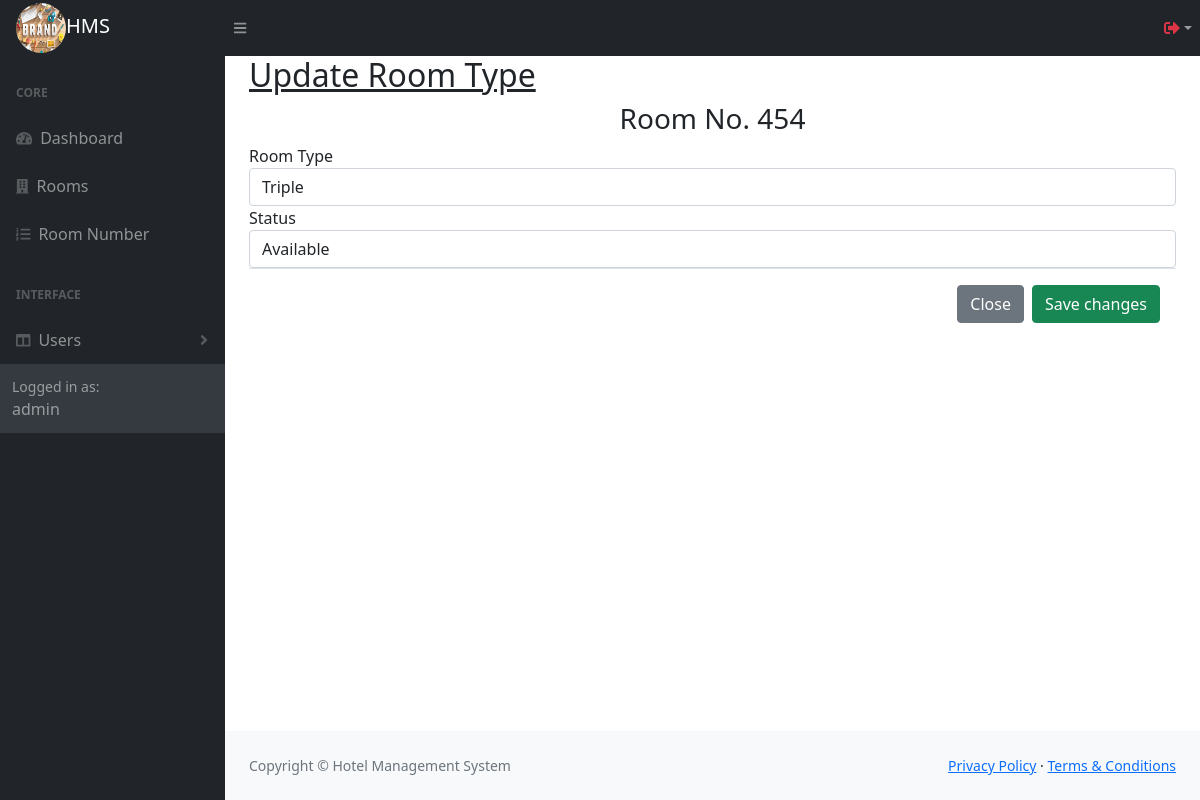
Screenshot of /admin/editRoomNumber.php?id=454 (signed in) with the database file from the repository.
### tables this page shows
CREATE TABLE `roomnumber` (
  `roomnumber` int(11) NOT NULL,
  `roomtype` varchar(255) NOT NULL,
  `isempty` text NOT NULL,
  `check_in_status` tinyint(1) NOT NULL,
  `check_out_status` tinyint(1) NOT NULL
);

CREATE TABLE `rooms` (
  `id` bigint(20) NOT NULL,
  `room_name` varchar(255) NOT NULL,
  `room_type` varchar(255) NOT NULL,
  `room_price` decimal(20,2) NOT NULL,
  `total_rooms` int(10) NOT NULL,
  `room_photo` varchar(255) NOT NULL
);

### classes/dbh.class.php (called while the page is built)
<?php
class Dbh {
    private $host = "localhost";
    private $user = "root";
    private $pwd = "";
    private $dbName = "peaceresort";
    protected function connect () {
        $dsn = 'mysql:host=' . $this->host . ';dbname=' . $this->dbName;
        try {
            $pdo = new PDO($dsn, $this->user, $this->pwd);
            $pdo->setAttribute(PDO::ATTR_DEFAULT_FETCH_MODE, PDO::FETCH_ASSOC);
        }
        catch (PDOException $e) {
            echo "Connection failed". $e->getMessage();
        }
        return $pdo;
    }
}

### classes/roomnumber.class.php (called while the page is built, shortened)
<?php
class RoomNumber extends Dbh {
    public function find_room($room_num) {
        $sql = "SELECT * FROM `roomnumber` WHERE roomnumber = ?";
        $stmt = $this->connect()->prepare($sql);
        $stmt->execute([$room_num]);
        $result = $stmt->fetch();
        return $result;
    }
}

### classes/rooms.class.php (called while the page is built, shortened)
<?php
require_once "dbh.class.php";
class Rooms extends Dbh {
    public function getAll() {
        $sql = "SELECT * FROM rooms";
        $stmt = $this->connect()->prepare($sql);
        $stmt->execute();
        while($result = $stmt->fetchAll()) {
            return $result;
        }
    }
}

### admin/editRoomNumber.php (the view, shortened to what this page needs)
<?php
include_once "layout/header.php";
if($_SESSION['role'] === 'admin'){
$rooms = new Rooms();
$roomNumber = new RoomNumber();
$old_room = $roomNumber->find_room($_GET['id']);
?>
<h2><u>Update Room Type</u></h2>
<h3 class="text-center">Room No. <?=$old_room['roomnumber']?></h3>
<form action="editRoomNumber.php?id=<?=$old_room['roomnumber']?>" method="POST" enctype="multipart/form-data">
            <div class="form-group">
                <label for="">Room Type</label>
                <select class="form-control" name="roomtype" required>
                    <?php
                      if($rooms->getAll() > 0):
                        foreach($rooms->getAll() as $room):?>
                            <option value="<?=$room['room_type']?>" <?php echo $old_room['roomtype'] == $room['room_type'] ? "selected" : "" ?>><?=$room['room_type']?></option>
                        <?php
                        endforeach;
                      endif;
                    ?>
                </select>
                <label for="">Status</label>
                <select class="form-control" name="isempty" required>
                    <option value="true" <?=$old_room['isempty']== "true" ? "selected" : ""?>>Available</option>
                </select>
            </div>
            <div class="modal-footer">
                <a href="roomnumber.php" type="button" class="btn btn-secondary">Close</a>
                <button type="submit" name="roomTypeChange" class="btn btn-success">Save changes</button>
            </div>
        </form>
<?php include_once "layout/footer.php";
}else{
    header("location:roomnumber.php");
    die;
}?>

### rows the page displays
roomnumber: roomnumber "454", roomtype "Triple", isempty "Available"

### other values shown
$_SESSION['logged'] "admin"
